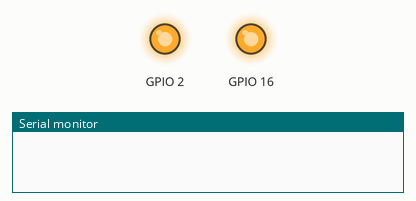
Bench run of a sketch on a simulated ESP8266 (NodeMCU). On the bench: output pins drawn as LEDs (lit = HIGH), the last lines printed to the serial monitor. WiFi joins after 1.5 s; servers stay silent unless stated.

Above: at 0.1 s.
At 1.6 s:
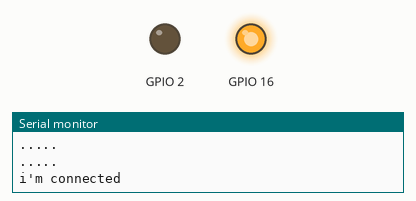
At 2.8 s:
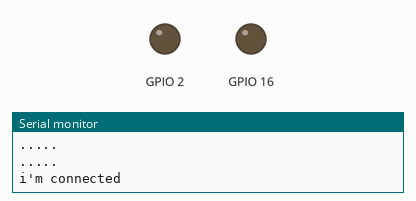
Timing chart, 0 to 4.3 s (numbered marks = the images above):
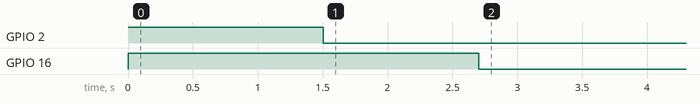

The sketch:

cloudLink.ino
```cpp
#include <ESP8266WiFi.h>

const char* ssid     = "";
const char* password = "";
const char* host = "192.168.43.96";
uint16_t     testBuffer[10] = {256,257,258,259,260,261,262,263,264,265};
uint8_t  packetData[4];
char fft_frequency = 0;
char fft_magnitude = 0;
char fft_phase = 0;
char analog_amplitude = 0;

WiFiClient client;

void setup() {

  Serial.begin(115200);
  Serial.flush();

  pinMode(16,OUTPUT);
  pinMode(2, OUTPUT);
  digitalWrite(2, HIGH);
  digitalWrite(16, HIGH);
  WiFi.begin(ssid, password);
  while (WiFi.status() != WL_CONNECTED) {
    delay(500);
    Serial.println(".....");
  }
  Serial.println("i'm connected");
  digitalWrite(2, LOW);
  delay(1000);
  const int httpPort = 55555;
  while(!client.connect(host, httpPort)) {
    Serial.println("connection failed");
    Serial.println(client.connect(host, httpPort));
  }
  digitalWrite(16, LOW);

}
void loop() {
  /*
   * Order of data input is :
   * fft_frequency
   * fft_mangitude
   * fft_phase
   * analog_amplitude
   * wait until all 4 pieces of data arrive
   * data is reduced by +-255 resolution (because of decimal decimation) and neglience LOL
   * future revisions should correct this
   */
  if(Serial.available() == 4)
  {
    /*debugging lines
    Serial.print(Serial.read() * 255);
    Serial.print(" ");
    Serial.print(Serial.read() * 255);
    Serial.print(" ");
    Serial.print(Serial.read());
    Serial.print(" ");
    Serial.println(Serial.read() * 255);
    Serial.flush();
    */
    packetData[0] = Serial.read();
    packetData[1] = Serial.read();
    packetData[2] = Serial.read();
    packetData[3] = Serial.read();
    client.write((const uint8_t *)packetData,4);
    yield();
    Serial.flush();
  }
}
```
